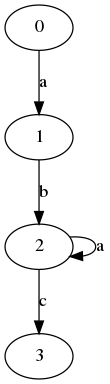

Python code for this plot:
#!/usr/bin/python
# -*- coding: latin-1 -*-

# Deterministic Finite Automata (DFA) implementation in python

#Author: Earl Austin Zuniga
#Bicol University

import os,sys
import itertools
from itertools import product
from prettytable import PrettyTable
import pygraphviz as pgv
from IPython.display import Image, display
import re

# DFA Function: check if language is in DFA machine
class DFA:
    current_state = None;
    #initialize all variable when calling the class DFA
    def __init__(self, states, alphabet, transition_function, start_state, accept_states):
        self.states = states;
        self.alphabet = alphabet;
        self.transition_function = transition_function;
        self.start_state = start_state;
        self.accept_states = accept_states;
        self.current_state = start_state;
        return;

    #check if input in transition function initialize
    def transition_to_state_with_input(self, input_value):
        if ((self.current_state, input_value) not in self.transition_function.keys()):
            self.current_state = None;
            return;
        self.current_state = self.transition_function[(self.current_state, input_value)];
        return;

    #return result
    def in_accept_state(self,accept_states):
        return self.current_state in accept_states;

    #check each character if in transition
    def check_if_dfa(self, input_list,accept_states):
        self.current_state = self.start_state;
        for inp in input_list:
            self.transition_to_state_with_input(inp);
            continue;
        return self.in_accept_state(accept_states);
    pass;

# class for getting input from user
class get_input_file:
    # preprocess data: removal of new line and tabs from data file
    def preprocess_data(self,data):
        data = data.split(';')
        data_arr = list()
        for word in data:
            word_to = ""
            i=0
            while i < len(word):
                if word[i] == '\n' or word[i] == '\t' :
                    i = i + 1
                else:
                    word_to = word_to + word[i]
                    i = i + 1
            data_arr.append(word_to)
        return self.process_data(data_arr)
    #process input to get data and check if valid
    def process_data(self,data_arr):
        operation = operations()
        for word in data_arr:
            if '->' in word:
                process = word.split('->')
                if(process[0] == 'states'):
                    states = self.check_data(process[1],process[0])
                elif(process[0] == 'alphabet'):
                    alphabet = self.check_data(process[1],process[0])
                elif(process[0] == 'accept states'):
                    accept_states = self.check_data(process[1],process[0])
                elif(process[0] == 'start state'):
                    start_state = self.check_data(process[1],process[0])
                elif(process[0] == 'transition'):
                    transition = self.check_data(process[1],process[0])
                else:
                    operation.error_msg()
            else:
                pass
        return states,alphabet,accept_states,start_state,transition
    # check data from file if valid. includes: tokenize,lexical analysis
    def check_data(self,data,type):
        data_arr = list()
        operation = operations()
        if(type == "states" or type == "accept states"):
            data = data.split(',')
            # limit states to 3
            if len(data) > 4:
                operation.error_msg()
            for token in data:
                if re.match('^[0-9]',token):
                    data_arr.append(int(token))
                else:
                    operation.error_msg()
        elif(type == "start state"):
            data_arr = int(data)
        elif(type == "alphabet"):
            data = data.split(',')
            for token in data:
                if re.match('^[A-Z,a-z]',token):
                    data_arr.append(str(token))
                else:
                    operation.error_msg()
        elif(type == "transition"):
            data_arr = dict()
            #split transition data
            data = data.split(':')
            data_list = list()
            for transition in data:
                #split transition data using ',' to get initialize data
                transition_list = list()
                transition = transition.split(',')
                for transition_data in transition:
                    #split again to seperate name and value
                    transition_data = transition_data.split('=')
                    transition_data_list= list()
                    for transition_data_value_name in transition_data:
                        #turn name and value into array to check for errors and eliminate some characters
                        transition_data_value_name_map = map(str,transition_data_value_name)
                        array_token_list = ""
                        if '{' in transition_data_value_name_map or '}' in transition_data_value_name_map:
                            array_token = ""
                            for transition_data_value_name_array in transition_data_value_name_map:
                                if(transition_data_value_name_array == '{' or transition_data_value_name_array == '}'):
                                    pass
                                else:
                                    array_token = array_token + transition_data_value_name_array
                            array_token_list = array_token_list + array_token
                        else:
                            array_token_list =array_token_list + transition_data_value_name
                        transition_data_list.append(array_token_list)
                    transition_list.append(transition_data_list)
                data_list.append(transition_list)
            for word in data_list:
                initial = word[0][1]
                value = word[1][1]
                target = word[2][1]
                data_arr[(int(initial),value)] = int(target);
        return data_arr

# class for operations needed
class operations:
    # function to generate languages based on size and input word
    def generate_language(self,size,input_word):
        array_of_language = list()
        for word in itertools.product(input_word,repeat = size):
            generated = ''.join(word)
            array_of_language.append(generated)
        return array_of_language
    #turn list values into a single variable
    def concatenate_list_data(self,list):
        result= ''
        for element in list:
            result += str(element)
        return result
    # scan list
    def greedy_scanner(self,arr,pos):
        for i in range(pos,len(arr)):
            if(i+1 != len(arr)):
                if(arr[i+1] == '*'):
                    return 1
                else:
                    return 0
            else:
                break
    #print table
    def print_table(self,approved,denied):
        table = PrettyTable()
        table.field_names = ['accepted', 'rejected']
        for i in approved:
            table.add_row([i,' '])
        for i in denied:
            table.add_row([' ',i])
        print(table)
    #clear screen for Linux
    def clear(self):
        os.system('cls||clear')
        print(' ----------------------------------------------')
        print('|     DETERMINISTIC FINITE AUTOMATA (DFA)      |')
        print(' ----------------------------------------------')
    #printing transition table
    def print_transition(self,states,alphabet,transition):
        table = PrettyTable()
        header = states
        header = ['Values']+header
        table.field_names = header
        print("Transition Table")
        for i in transition:
            for state in states:
                if(transition.get(i) == state):
                    num_of_index = len(states)
                    if(states.index(state) == 0):
                        for j in alphabet:
                            if(i[1] == j):
                                table.add_row([j, i[0],'','',''])
                    elif(states.index(state) == 1):
                        for j in alphabet:
                            if(i[1] == j):
                                table.add_row([j, '',i[0],'',''])
                    elif(states.index(state) == 2):
                        for j in alphabet:
                            if(i[1] == j):
                                table.add_row([j, '','',i[0],''])
                    elif(states.index(state) == 3):
                        for j in alphabet:
                            if(i[1] == j):
                                table.add_row([j, '','','',i[0]])
        print(table)

    #printing DFA diagram: output image
    def print_DFA_diagram(self,transition):
        G=pgv.AGraph()
        G=pgv.AGraph(strict=False,directed=True)

        to_append = 'digraph G {size="4,4"; '
        for i in transition:
            target = transition.get(i)
            initial = i[0]
            value = i[1]
            to_append = to_append + '%s -> %s [label="%s"];'%(initial,target,value)
        to_append = to_append + '}'
        A=pgv.AGraph(to_append)
        A.layout()
        A.layout(prog='dot')
        A.draw('dfa.png')
    # to do
    def DFA_to_REGEX(self,transition):
        concat = ""
        for word in sorted(transition.iterkeys()):
            target = transition.get(word)
            initial = word[0]
            value = word[1]
            if(target == initial):
                concat = concat + value+"*"
            else:
                concat = concat + value
        return concat
    # error message
    def error_msg(self):
        print('\n\nError parsing input')
        sys.exit()
    #tokenize input of user and check if correct
    def tokenize(self,arr):
        tokenize = map(str,arr)
        tokenize_all = ''
        for word in tokenize:
            if re.match('^[a-z,A-Z]',word):
                tokenize_all = tokenize_all + "(String,%s) "%word
            elif re.match('^[1-9]',word):
                tokenize_all = tokenize_all + "(Integer,%s) "%word
            elif word == '+':
                tokenize_all = tokenize_all + "(Plus,%s) "%word
            elif word == '*':
                tokenize_all = tokenize_all + "(Epsilon,%s) "%word
            else:
                self.error_msg()
        print(tokenize_all)
        stop = raw_input()
    # print DFA diagram from language
    def print_DFA_diagram_language(self,arr):
        self.tokenize(arr)
        G=pgv.AGraph()
        G=pgv.AGraph(strict=False,directed=True)
        initial = 0
        target = 1
        to_append = 'digraph G {size="4,4"; '

        if '+' in arr:
            #split
            arr = arr.split('+')
            #turn into list each
            for i in range(0,len(arr)):
                arr[i] = map(str,arr[i])
            i = 0
            indi = 0
            while i < len(arr):
                j = 0
                while j < len(arr[i]):
                    if(self.greedy_scanner(arr[i],j) == 1):
                        to_append = to_append + '%s -> %s [label="%s"];'%(initial,initial,arr[i][j])
                        j+=2
                    else:
                        to_append = to_append + '%s -> %s [label="%s"];'%(initial,target,arr[i][j])
                        initial = initial + 1
                        target = target+1
                        j+=1
                    if(indi > 0):
                        initial = target - 1
                initial = 0
                indi = 1
                target = target
                i+=1
        else:
            arr = map(str,arr)
            i = 0
            while i < len(arr):
                if(self.greedy_scanner(arr,i) == 1):
                    to_append = to_append + '%s -> %s [label="%s"];'%(initial,initial,arr[i])
                    i+=2
                else:
                    to_append = to_append + '%s -> %s [label="%s"];'%(initial,target,arr[i])
                    initial = initial + 1
                    target = target+1
                    i+=1

        to_append = to_append + '}'
        A=pgv.AGraph(to_append)
        A.layout()
        A.layout(prog='dot')
        A.draw('dfa-language.png')
    #the main
    def main(self):
        self.clear()
        choice = 0
        while choice != '3':
            self.clear()
            choice = raw_input("Select Option \n\n1: Inialize DFA and check accepted and denied Languages;\n2: Convert Regular Expression to DFA diagram\n\n: ")
            if(choice == '2'):
                regex = raw_input("Enter Language: ")
                self.print_DFA_diagram_language(regex)
            elif(choice == '1'):
                get_input_user_class = get_input_file();
                # get data from file
                data = open("data.txt", "r")
                data = data.read()
                # process data retrieved from file: data.txt
                data = get_input_user_class.preprocess_data(data)
                #inialize all variable
                states = data[0]
                alphabet = data[1]
                accept_states = data[2]
                start_state = data[3]
                transition = data[4]
                # create a DFA diagram based on transition function
                self.print_DFA_diagram(transition)
                # initialize all variable in class DFA
                dfa = DFA(states, alphabet, transition, start_state, accept_states);
                input_user_choice = '1'
                # loop for choosing
                while input_user_choice != '3':
                    self.clear()
                    #print all input from user
                    print('states: %s'%states)
                    print('alphabet: %s'%alphabet)
                    self.print_transition(states,alphabet,transition)
                    print('Start state: %s'%start_state)
                    print('Accept States: %s '%accept_states)
                    print("Converted DFA to Regular Expression: %s \n\n"%self.DFA_to_REGEX(transition))
                    input_user_choice = raw_input("Enter 1 to generate, 2 for manual input: ")
                    if(input_user_choice == '1'):
                        # get length of language to be generated from user
                        input_user = raw_input("Enter Lenght of language to be generated: ");
                        # initialize data for generating language
                        string_alphabet = self.concatenate_list_data(alphabet)
                        number_to_generate = int(input_user)
                        #generate all posible combination of the string alphabet
                        generated_value = self.generate_language(number_to_generate,string_alphabet)
                        #initialize list for accepted and denied languages
                        accepted = list()
                        denied = list()
                        #check if language is accepted by the DFA machine
                        for i in generated_value:
                            if(dfa.check_if_dfa(i,accept_states)):
                                accepted.append(i)
                            else:
                                denied.append(i)
                        # print truth table
                        self.print_table(accepted,denied)
                        stop = raw_input()
                    # for manual input of language
                    elif(input_user_choice == '2'):
                        input_user = raw_input("Enter language: ");
                        accepted = list()
                        denied = list()
                        #check if language is accepted by the DFA machine
                        if(dfa.check_if_dfa(input_user,accept_states)):
                            accepted.append(input_user)
                        else:
                            denied.append(input_user)
                        # print truth table
                        self.print_table(accepted,denied)
                        stop = raw_input()

#main
#inialize class
operation = operations();
#call main function
try:
    operation.main()
except:
    # if error encountered display error message
    print("\n\nThere was an error in running the program. Please enter correct Input")
